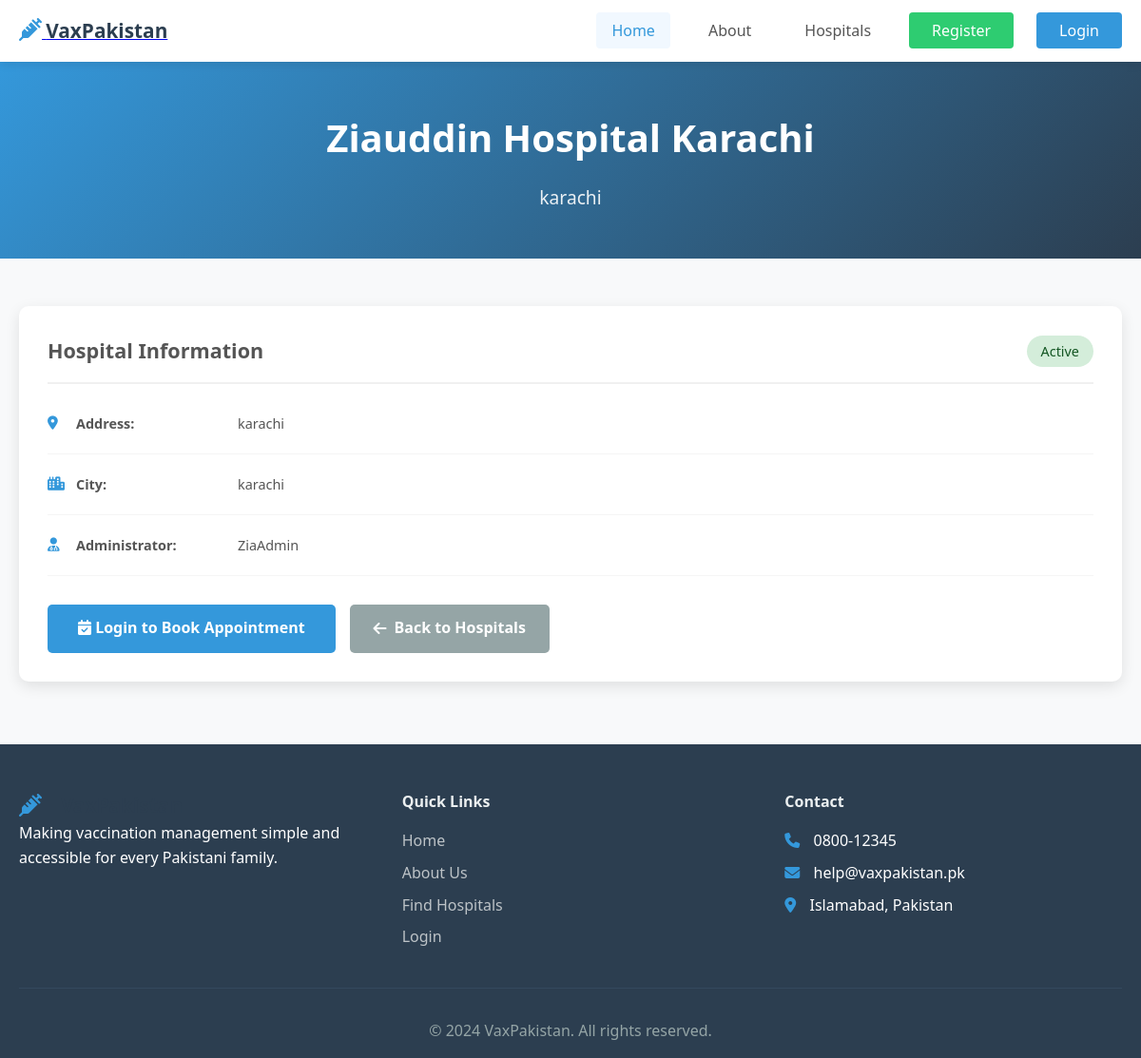
Page /hospital_details.php?id=1 on the committed database.
### tables this page shows
CREATE TABLE `hospitals` (
  `hospital_id` int(11) NOT NULL,
  `user_id` int(11) NOT NULL,
  `hospital_name` varchar(150) NOT NULL,
  `address` varchar(255) DEFAULT NULL,
  `location` varchar(100) DEFAULT NULL,
  `status` tinyint(4) DEFAULT 1,
  `contact_phone` varchar(20) DEFAULT NULL,
  `contact_email` varchar(100) DEFAULT NULL
);

CREATE TABLE `users` (
  `user_id` int(11) NOT NULL,
  `role` varchar(20) NOT NULL,
  `name` varchar(100) NOT NULL,
  `email` varchar(100) NOT NULL,
  `password` varchar(255) NOT NULL,
  `created_at` datetime DEFAULT current_timestamp()
);

### hospital_details.php (the view, shortened to what this page needs)
<?php
include("./includes/header.php");
require_once './includes/config.php';
$hospital_id = mysqli_real_escape_string($conn, $_GET['id']);
$query = "SELECT h.*, u.email as admin_email, u.name as admin_name
          FROM hospitals h
          JOIN users u ON h.user_id = u.user_id
          WHERE h.hospital_id = '$hospital_id' AND h.status = 1";
$result = mysqli_query($conn, $query);
$hospital = mysqli_fetch_assoc($result);
?>
<section class="page-hero">
    <div class="container">
        <h1><?php echo htmlspecialchars($hospital['hospital_name']); ?></h1>
        <p><?php echo htmlspecialchars($hospital['location']); ?></p>
    </div>
</section>
<section class="hospital-details">
    <div class="container">
        <div class="detail-card">
            <div class="detail-header">
                <h2>Hospital Information</h2>
                <span class="status-badge <?php echo $hospital['status'] == 1 ? 'active' : 'inactive'; ?>">
                    <?php echo $hospital['status'] == 1 ? 'Active' : 'Inactive'; ?>
                </span>
            </div>
            <div class="detail-content">
                <div class="detail-row">
                    <div class="detail-label">
                        <i class="fas fa-map-marker-alt"></i>
                        <strong>Address:</strong>
                    </div>
                    <div class="detail-value">
                        <?php echo htmlspecialchars($hospital['address']); ?>
                    </div>
                </div>
                <div class="detail-row">
                    <div class="detail-label">
                        <i class="fas fa-city"></i>
                        <strong>City:</strong>
                    </div>
                    <div class="detail-value">
                        <?php echo htmlspecialchars($hospital['location']); ?>
                    </div>
                </div>
                <div class="detail-row">
                    <div class="detail-label">
                        <i class="fas fa-user-md"></i>
                        <strong>Administrator:</strong>
                    </div>
                    <div class="detail-value">
                        <?php echo htmlspecialchars($hospital['admin_name']); ?>
                    </div>
                </div>
            </div>
            <div class="detail-actions">
                <?php if(isset($_SESSION['user_id']) && $_SESSION['role'] == 'parent'): ?>
                    <a href="book_appointment.php?hospital_id=<?php echo $hospital['hospital_id']; ?>" class="btn-primary">
                        <i class="fas fa-calendar-check"></i> Book Appointment
                    </a>
                <?php elseif(!isset($_SESSION['user_id'])): ?>
                    <a href="login.php?redirect=book&hospital_id=<?php echo $hospital['hospital_id']; ?>" class="btn-primary">
                        <i class="fas fa-calendar-check"></i> Login to Book Appointment
                    </a>
                <?php endif; ?>
                <a href="hospitals.php" class="btn-secondary">
                    <i class="fas fa-arrow-left"></i> Back to Hospitals
                </a>
            </div>
        </div>
    </div>
</section>
<?php
include("./includes/footer.php");
?>

### assets/css/style.css (style rules this page uses)
* { margin: 0; padding: 0; box-sizing: border-box; }
body { font-family: 'Segoe UI', Tahoma, Geneva, Verdana, sans-serif; line-height: 1.6; color: #333; background-color: #f8f9fa; }
.container { width: 100%; max-width: 1200px; margin: 0 auto; padding: 0 20px; }
.page-hero { background: linear-gradient(135deg, #3498db 0%, #2c3e50 100%); color: white; padding: 3rem 0; text-align: center; }
.page-hero h1 { font-size: 2.5rem; margin-bottom: 1rem; }
.page-hero p { font-size: 1.2rem; opacity: 0.9; }
.btn-primary, .btn-secondary { display: inline-block; padding: 0.8rem 2rem; border-radius: 5px; text-decoration: none; font-weight: 600; transition: all 0.3s ease; border: none; cursor: pointer; font-size: 1rem; }
.btn-primary { background: #3498db; color: white; }
.btn-secondary { background: #2ecc71; color: white; }
.hospital-details { color: #555; margin-bottom: 1rem; font-size: 0.9rem; }

### hospital_details.php (style rules this page uses)
.hospital-details { padding: 50px 0; }
.detail-card { background: white; border-radius: 10px; box-shadow: 0 5px 15px rgba(0,0,0,0.1); padding: 30px; }
.detail-header { display: flex; justify-content: space-between; align-items: center; margin-bottom: 30px; padding-bottom: 15px; border-bottom: 2px solid #f0f0f0; }
.status-badge { padding: 5px 15px; border-radius: 20px; font-size: 0.9rem; font-weight: 500; }
.status-badge.active { background: #d4edda; color: #155724; }
.detail-row { display: flex; margin-bottom: 20px; padding-bottom: 20px; border-bottom: 1px solid #f5f5f5; }
.detail-label { width: 200px; display: flex; align-items: center; gap: 10px; }
.detail-label i { color: #3498db; width: 20px; }
.detail-value { flex: 1; color: #555; }
.detail-actions { margin-top: 30px; display: flex; gap: 15px; flex-wrap: wrap; }
.btn-secondary { background: #95a5a6; color: white; padding: 12px 25px; border-radius: 5px; text-decoration: none; display: inline-flex; align-items: center; gap: 8px; transition: background 0.3s; }

### rows in the picture
hospitals: hospital_name "Ziauddin Hospital Karachi", location "karachi", address "karachi", user.name "ZiaAdmin"
